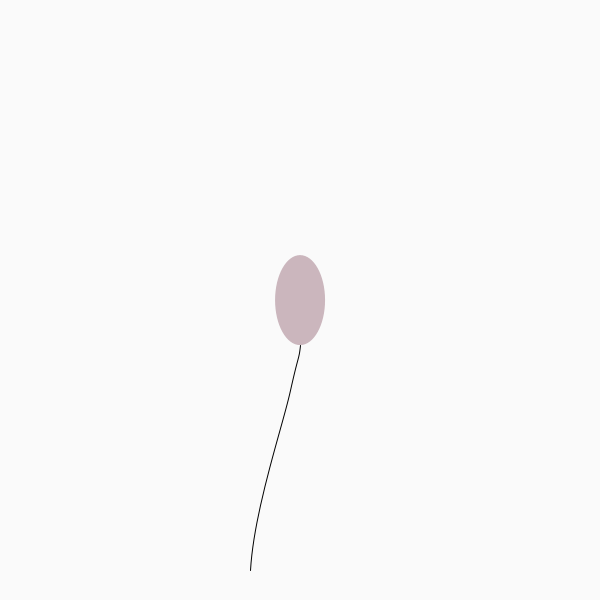
Frame 1 (no input)
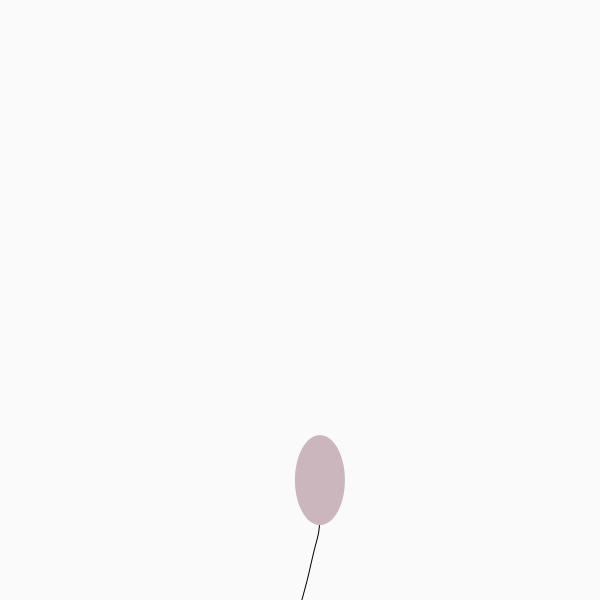
Frame 60 (the mouse pressed at the canvas centre just before this capture)
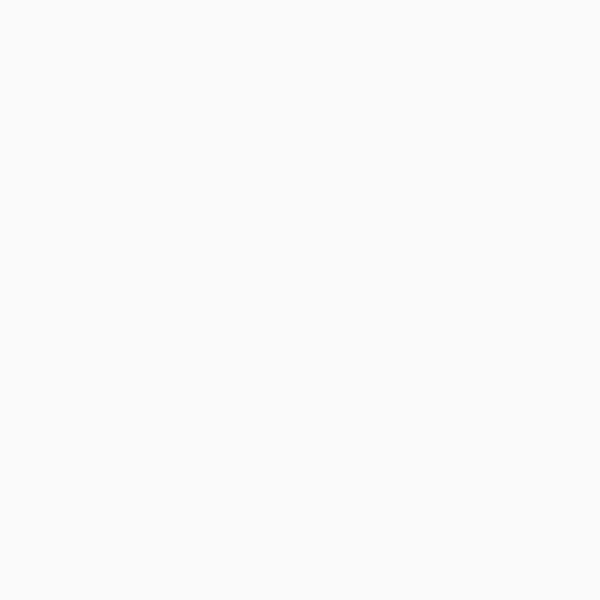
Frame 120 (the mouse held since frame 60 and released just before this capture)

The Processing sketch that drew these frames (run headless with seeded random() and noise(); from frame 60 on, the mouse is pressed at the canvas centre):

// Processing sketch: Exercise_2_1_Balloon
// ── Exercise_2_1_Balloon.pde
Balloon bn;
Wind wd;
void setup(){
  size(600,600);
  bn = new Balloon(50,90);
  wd = new Wind();
}

void draw(){
  background(250);
  bn.addForce(wd.update());
  bn.update();
  bn.show();
}
// ── Balloon.pde
class Balloon{
  PVector location;
  PVector velocity;
  PVector acceleration;
  float w,h;
  
  
  Balloon(float _w, float _h){
    location = new PVector(width/2, height/2);
    velocity = new PVector(0,0);
    acceleration = new PVector(0,0);
    w = _w;
    h = _h;
  }
  
  void update(){
    if(location.y<0){
      acceleration.y=10;
    }
    if(location.x<0){
      acceleration.x=10;;
    }else if(location.x > width){
      acceleration.x=-10;;
    }


    velocity.add(acceleration);
    location.add(velocity);
    acceleration.mult(0);//clear acceleration
  }
  
  void addForce(PVector force){
    acceleration.add(force);
  }
  
  void show(){
    pushStyle();
    fill(100,32,55,80);
    noStroke();
    ellipse(location.x,location.y,w,h);
    stroke(0);
    noFill();
    beginShape();
    curveVertex(location.x,location.y);
    curveVertex(location.x,location.y+h/2);
    curveVertex(location.x-10,location.y+h);
    curveVertex(location.x-50,location.y+h*3);
    curveVertex(location.x-30,location.y+h*5);

    endShape();
    popStyle();

  }
  
}
// ── Wind.pde
class Wind{
  PVector force;
  float perlinIncX = 0.0;
  float perlinIncY = 10000.0;
  
  Wind(){
    force = new PVector(0,0);
  }
  
  PVector update(){
    perlinIncX+=0.01;
    perlinIncY+=0.01;
    float fx = map(noise(perlinIncX),0,1,-0.3,0.3);
    float fy = map(noise(perlinIncY),0,1,-0.3,0.3);
    force.set(fx,fy);
    println(fx,fy);
    return force;
  }
  
}
